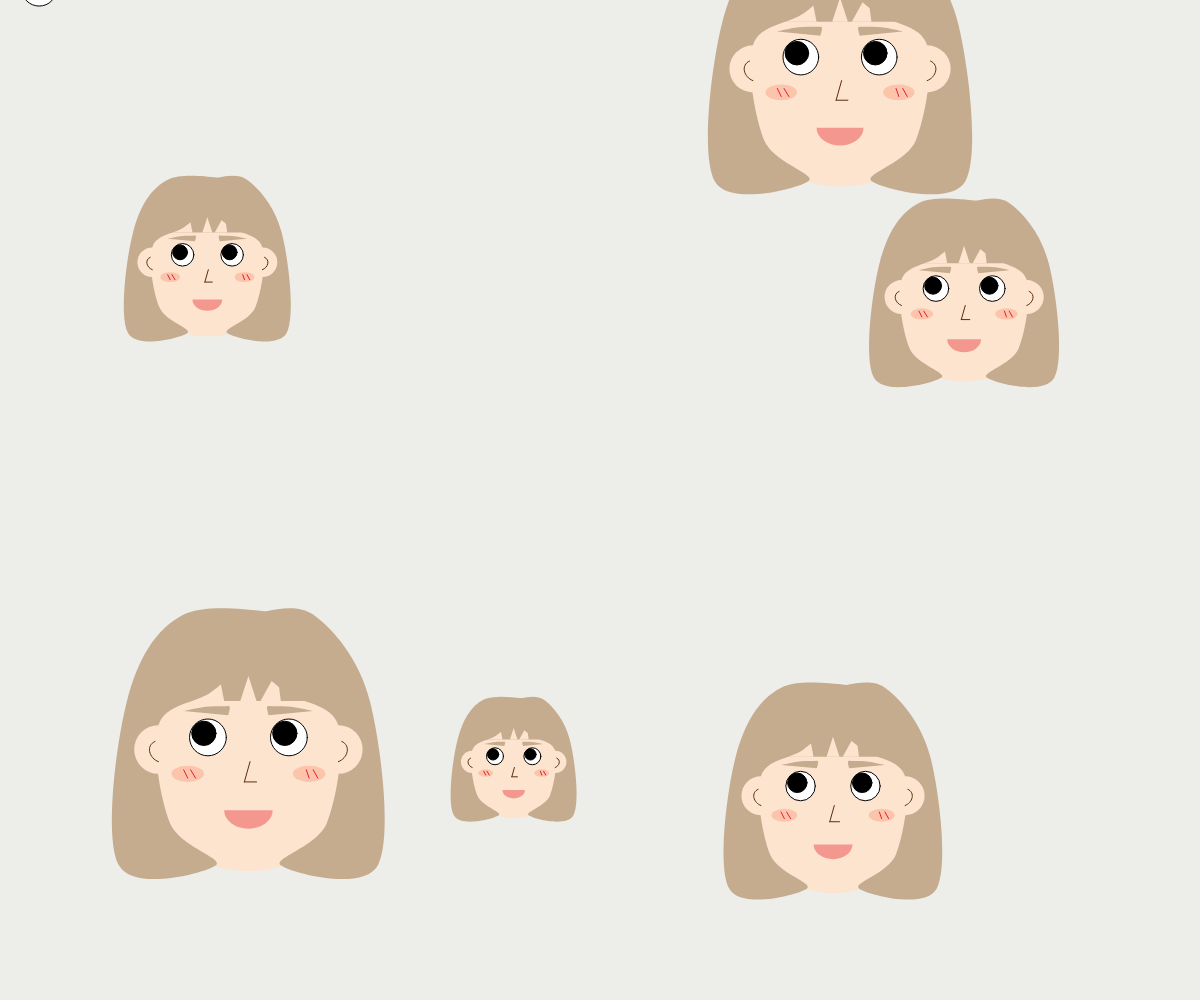
Frame 1 (no input)
Frame 60 (no input): identical to frame 1, image omitted
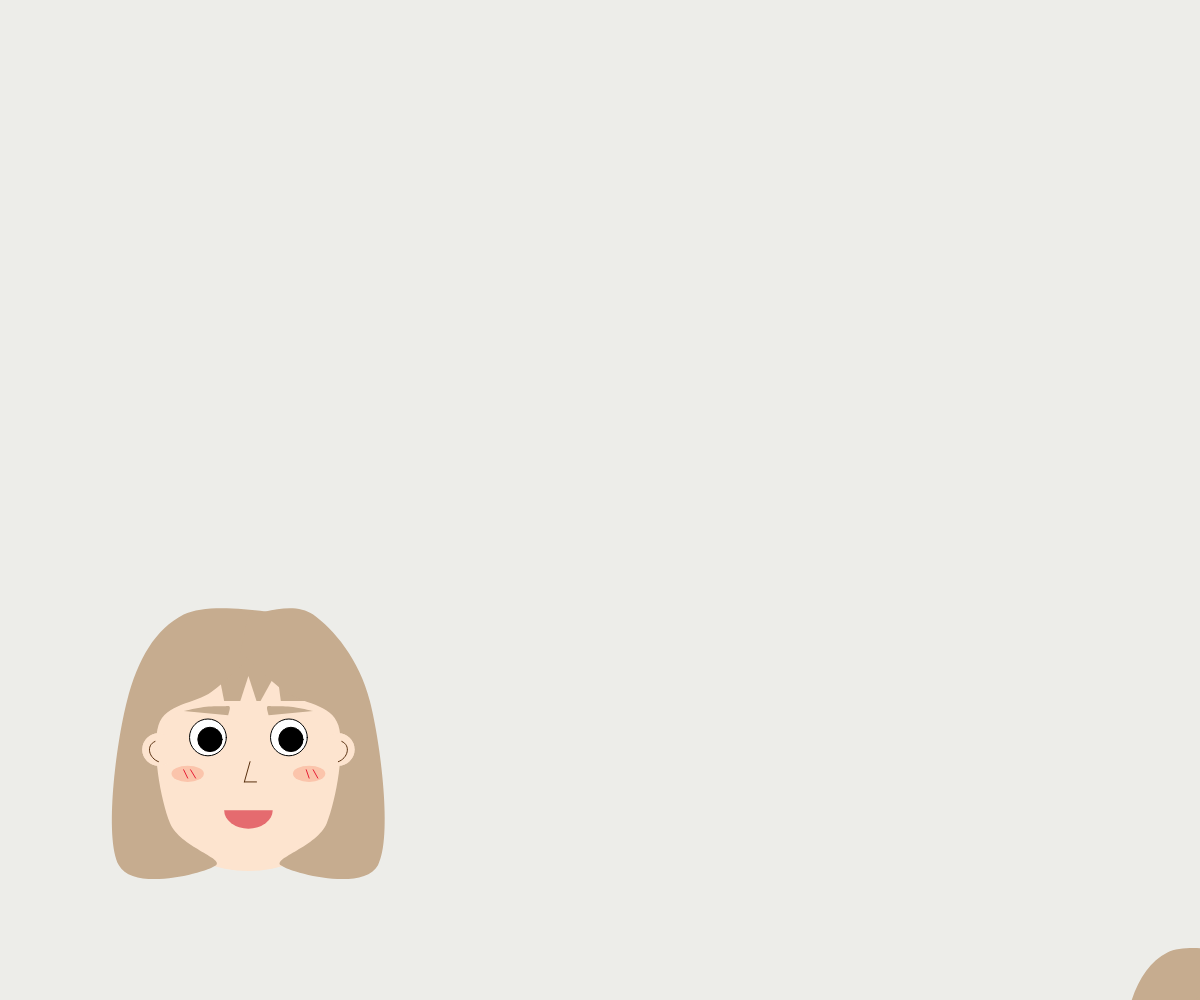
Frame 120 (the mouse pressed at the canvas centre since frame 60)

The p5.js sketch that drew these frames (run headless with seeded random() and noise() and a simulated clock; from frame 60 on, the mouse is pressed at the canvas centre):

// p5.js sketch
// ── sketch.js
var face_x = []
var face_y = []
var face_size = []
var face_num = 6 //臉的數量在這改即可
var song
var songIsplay=false//設定此變數為 假(fasle)，收到按下滑鼠把變數改為真，音樂開始播放
var amp
var vol
 

function setup() {
  createCanvas(windowWidth, windowHeight);
  angleMode(DEGREES)

  for(var i=0;i<face_num;i++){
    face_size[i]=random(100,300)//臉的大小100~300
    face_x[i]=random(0,width)
    face_y[i]=random(0,height)
  }
}

function draw() {
  background("#edede9");
  
  
  for(var j=0;j<face_num;j++){
   push() 
   var f_s = face_size[j]
   translate(face_x[j],face_y[j])

   noStroke()
   fill("#fde4cf")
   
   ellipse(0,0,f_s)//臉
   
   fill(255)
   stroke(0)
   ellipse(f_s/6,-f_s/20,f_s/6.6)//左眼睛
   ellipse(-f_s/6,-f_s/20,f_s/6.6)//右眼睛

   fill(0)
   ellipse(f_s/6+map(mouseX,0,width,-f_s/60,f_s/30),-f_s/20+map(mouseY,0,height,-f_s/60,f_s/30),f_s/10)//左眼珠
   ellipse(-f_s/6+map(mouseX,0,width,-f_s/60,f_s/30),-f_s/20+map(mouseY,0,height,-f_s/60,f_s/30),f_s/10)//右眼珠

   noStroke()
   fill("#c6ac8f")
   arc(0,-f_s/5,f_s/1.2,f_s/1.5,180,360)//瀏海
   fill("#fde4cf")
   noStroke()
   triangle(-f_s/7.5,-f_s/2.7,-f_s/10,-f_s/5,-f_s/4.2,-f_s/5)
   triangle(0,-f_s/3.3,-f_s/30,-f_s/5,f_s/30,-f_s/5)
   triangle(f_s/8.5,-f_s/3.1,f_s/20,-f_s/5,f_s/7.5,-f_s/5)
  
   fill("#c6ac8f")
   noStroke()
   beginShape()//左邊頭髮
      curveVertex(f_s/5,-f_s/1.8)
      curveVertex(f_s/5,-f_s/1.8)
      curveVertex(-f_s/3.75,-f_s/1.8)
      curveVertex(-f_s/2,-f_s/5)
      curveVertex(-f_s/1.875,f_s/2.1)
      curveVertex(-f_s/7.5,f_s/2.1)
      curveVertex(-f_s/3.1,f_s/3.3)
      curveVertex(-f_s/2.7,-f_s/10)
      curveVertex(-f_s/6.6,-f_s/4.2)
      curveVertex(f_s/30,-f_s/2.5)
      curveVertex(f_s/30,-f_s/2.5)
   endShape()

   beginShape()//右邊頭髮
      curveVertex(0,-f_s/1.8)
      curveVertex(0,-f_s/1.8)
      curveVertex(f_s/3.75,-f_s/1.8)
      curveVertex(f_s/2,-f_s/5)
      curveVertex(f_s/1.875,f_s/2.1)
      curveVertex(f_s/7.5,f_s/2.1)
      curveVertex(f_s/3.1,f_s/3.3)
      curveVertex(f_s/2.7,-f_s/10)
      curveVertex(f_s/6.6,-f_s/4.2)
      curveVertex(-f_s/30,-f_s/2.5)
      curveVertex(-f_s/30,-f_s/2.5)
   endShape()

   fill("#c6ac8f") 
   beginShape();//左邊眉毛
      curveVertex(-f_s/3.75,-f_s/6.3)
      curveVertex(-f_s/3.75,-f_s/6.3)
      curveVertex(-f_s/5.45,-f_s/5.7)
      curveVertex(-f_s/10,-f_s/5.6)
      curveVertex(-f_s/13,-f_s/5.7)
      curveVertex(-f_s/12,-f_s/7.1)
      curveVertex(-f_s/12,-f_s/7.1)
   endShape()

   fill("#c6ac8f") 
   beginShape();//右邊眉毛
      curveVertex(f_s/3.75,-f_s/6.3)
      curveVertex(f_s/3.75,-f_s/6.3)
      curveVertex(f_s/5.45,-f_s/5.7)
      curveVertex(f_s/10,-f_s/5.6)
      curveVertex(f_s/13,-f_s/5.7)
      curveVertex(f_s/12,-f_s/7.1)
      curveVertex(f_s/12,-f_s/7.1)
   endShape()
   
  fill("#fde4cf")
  ellipse(-f_s/2.7,0,f_s/7.5)//左耳
  ellipse(f_s/2.7,0,f_s/7.5)//右耳

  noFill()
  stroke("#582f0e")
  curve(f_s/6.6,f_s/20,f_s/2.7,f_s/20,f_s/2.6,-f_s/30,f_s/7.5,-f_s/20)//右耳渦
  curve(-f_s/6.6,f_s/20,-f_s/2.7,f_s/20,-f_s/2.6,-f_s/30,-f_s/7.5,-f_s/20)//左耳渦

  
  fill(255)//鼻子
  line(f_s/150,f_s/20,-f_s/60,f_s/7.5) 
  line(f_s/30,f_s/7.5,-f_s/60,f_s/7.5) 

  noStroke()//左腮紅
  fill("#fbc4ab")
  ellipse(-f_s/4,f_s/10,f_s/7.5,f_s/15)
  stroke("#e71d36")
  // strokeWeight(3)
  line(-f_s/4.6,f_s/8.5,-f_s/4.2,f_s/12)//腮紅內線
  line(-f_s/4,f_s/8.5,-f_s/3.75,f_s/12)//腮紅內線

  noStroke()//右腮紅
  fill("#fbc4ab")
  ellipse(f_s/4,f_s/10,f_s/7.5,f_s/15)
  stroke("#e71d36")
  // strokeWeight(3)
  line(f_s/3.5,f_s/8.5,f_s/3.75,f_s/12)//腮紅內線
  line(f_s/4,f_s/8.5,f_s/4.2,f_s/12)//腮紅內線

  if(mouseIsPressed)//如果按下滑鼠會
    {
      fill("#e56b6f")
      noStroke()
      arc(0,f_s/4,f_s/5,f_s/6.6,0,180)//嘴巴
    }
    else//否則
    {
      fill("#f4978e")
      noStroke()
      arc(0,f_s/4,f_s/5,f_s/6.6,0,180)//嘴巴弧度 上 arc弧度，全嘴唇，pi角度
    }

    if(mouseIsPressed)//如果按下滑鼠會
    {
      fill("#fde4cf")
      noStroke()
      ellipse(f_s/2.7,0,f_s/7.5)//右耳
      ellipse(-f_s/2.7,0,f_s/7.5)//左耳
      stroke("#582f0e");
      curve(f_s/6.6,f_s/20,f_s/2.7,f_s/20,f_s/2.6,-f_s/30,f_s/7.5,-f_s/20);//右耳渦
      curve(-f_s/6.6,f_s/20,-f_s/2.7,f_s/20,-f_s/2.6,-f_s/30,-f_s/7.5,-f_s/20);//左耳渦
    }
    else//否則
    {
      fill("#fde4cf")
      noStroke()
      ellipse(f_s/2.7,0,f_s/5)//右耳
      ellipse(-f_s/2.7,0,f_s/5)//左耳
      stroke("#582f0e");
      // strokeWeight(2)
      // curve(f_s/6.6,f_s/20,f_s/2.7,f_s/20,f_s/2.6,-f_s/30,f_s/7.5,-f_s/20);//右耳渦
      // curve(-f_s/6.6,f_s/20,-f_s/2.7,f_s/20,-f_s/2.6,-f_s/30,-f_s/7.5,-f_s/20);//左耳渦
      
      if(!songIsplay){
        fill("#fde4cf")
        noStroke()
        ellipse(f_s/2.7,0,f_s/7.5)//右耳
        ellipse(-f_s/2.7,0,f_s/7.5)//左耳
        stroke("#582f0e");
        curve(f_s/6.6,f_s/20,f_s/2.7,f_s/20,f_s/2.6,-f_s/30,f_s/7.5,-f_s/20);//右耳渦
        curve(-f_s/6.6,f_s/20,-f_s/2.7,f_s/20,-f_s/2.6,-f_s/30,-f_s/7.5,-f_s/20);//左耳渦
         //沒有播放
      }
      else{
      vol = amp.getLevel() //取得聲音值(值為0~1之間)
      // console.log(vol)//顯示網頁中console 數字
      fill("#fde4cf")
      noStroke()
      ellipse(f_s/2.7,0,f_s/5)//右耳
      ellipse(-110,0,f_s/2.7,0,f_s/5)//左耳
      noFill();
      // curve(f_s/6.6,f_s/20,f_s/2.7,f_s/20,f_s/2.6,-f_s/30,f_s/7.5,-f_s/10);//右耳渦
      // curve(-f_s/6.6,f_s/20,-f_s/2.7,f_s/20,-f_s/2.6,-f_s/30,-f_s/7.5,-f_s/10);//左耳渦
    }
    noFill()
    pop()
    }
    }
    fill(255)
    stroke(0)
    ellipse(f_s/6,-f_s/20,f_s/6.6)//左眼睛
    ellipse(-f_s/6,-f_s/20,f_s/6.6)//右眼睛
 
    fill(0)
    ellipse(f_s/6+map(mouseX,0,width,-f_s/60,f_s/30),-f_s/20+map(mouseY,0,height,-f_s/60,f_s/30),f_s/10)//左眼珠
    ellipse(-f_s/6+map(mouseX,0,width,-f_s/60,f_s/30),-f_s/20+map(mouseY,0,height,-f_s/60,f_s/30),f_s/10)//右眼珠
 
  } 
